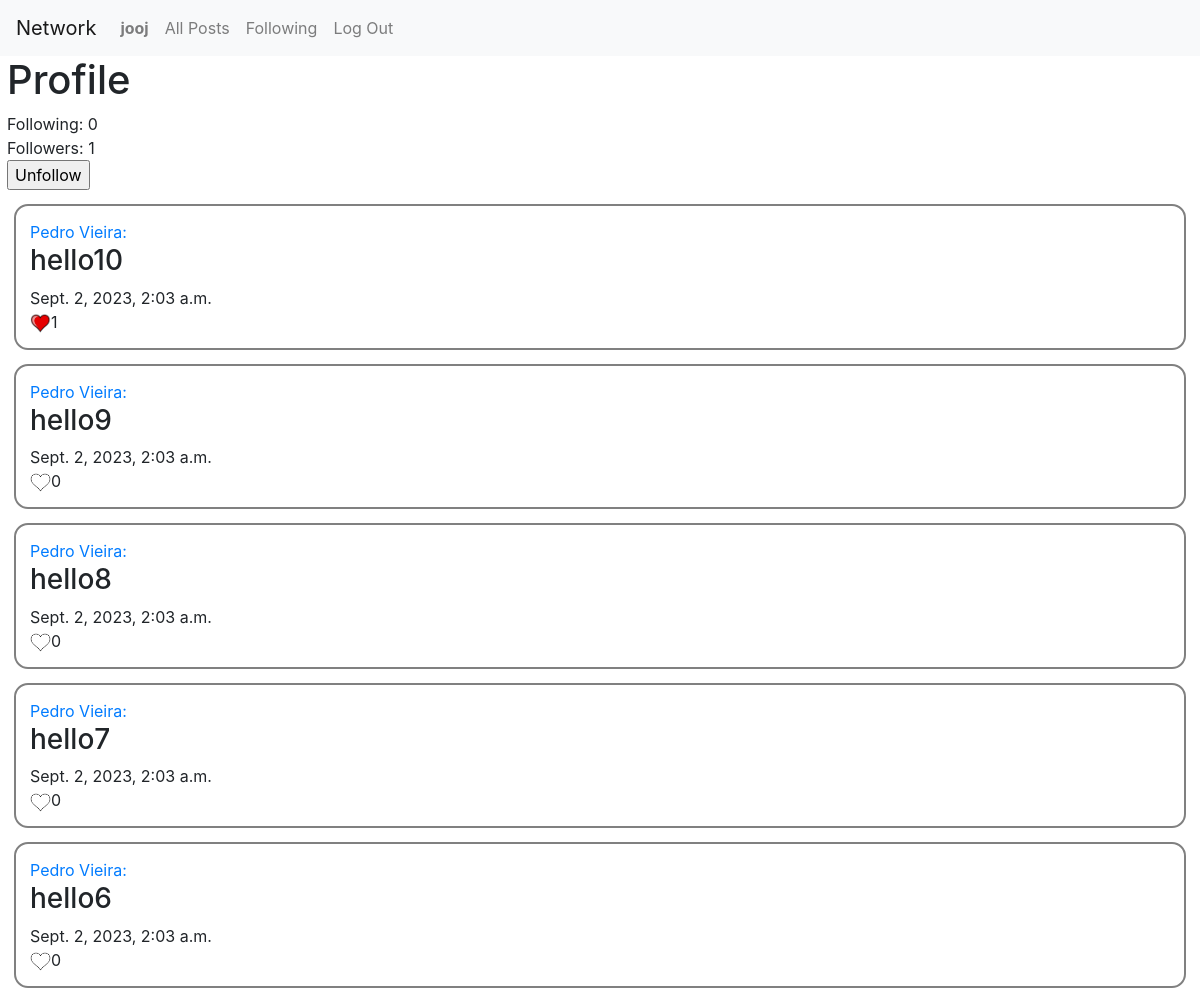
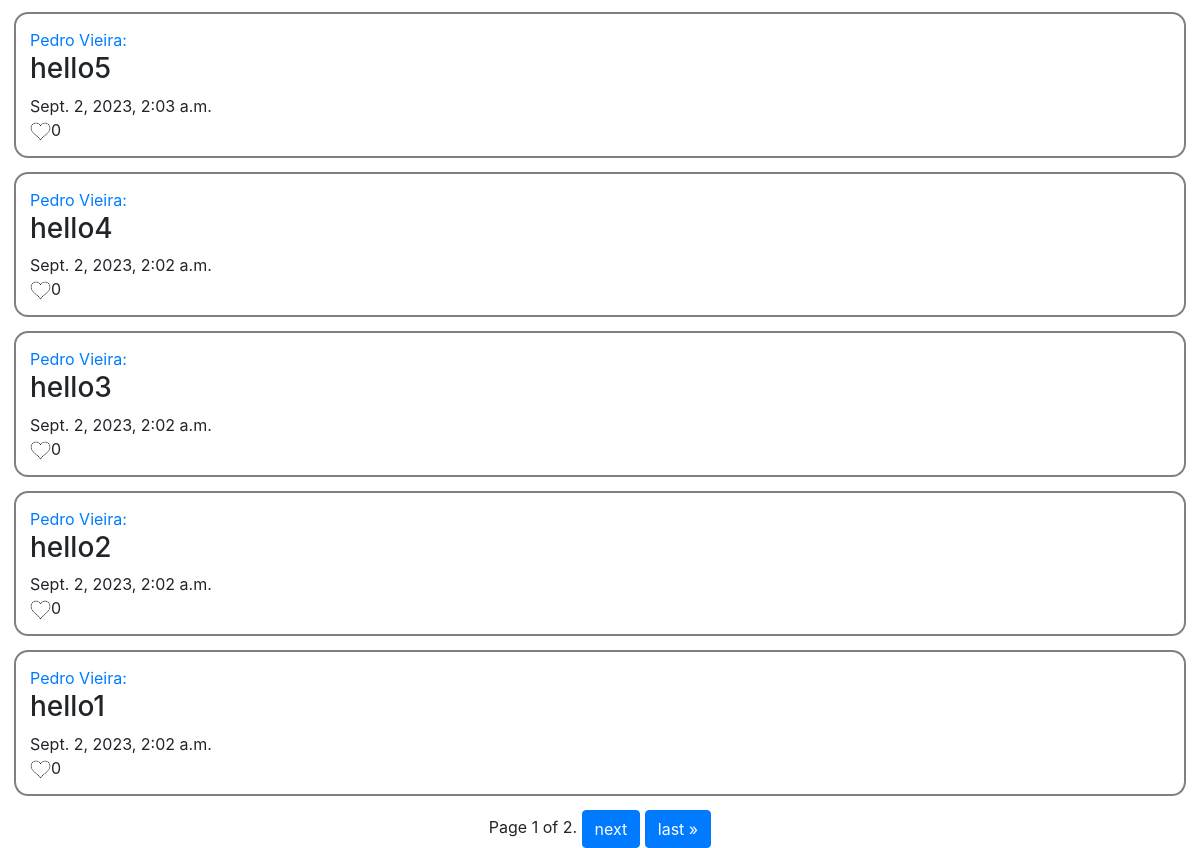
The app's page /profile/1 (signed in) with its own data (2 pictures, top to bottom).
### network/models.py (models this page shows)
class User(AbstractUser):
    following = models.ManyToManyField('self', blank=True, symmetrical=False)

class Post(models.Model):
    user = models.ForeignKey(User, on_delete=models.CASCADE, related_name="posts")
    text = models.CharField(max_length=999)
    date = models.DateTimeField(auto_now_add=True)
    likes = models.ManyToManyField(User, related_name='likes', blank=True, serialize=False)
    def serialize(self):
        return {
            "id": self.id,
            "user": self.user.id,
            "text": self.text,
            "date": self.date,
        }

### network/views.py (the view)
# urls.py: path("profile/<int:userId>", views.profile, name="profile"),
@login_required(login_url="login")
def profile(request, userId):
    print(f"followers: {User.objects.all().filter(following=User.objects.get(pk=userId))} ")
    print(f"following: {User.objects.get(pk=userId).following} ")
    posts = Post.objects.all().filter(user=User.objects.get(pk=userId)).order_by('-id')
    paginator = Paginator(posts, 10)
    page_number = request.GET.get('page')
    page_obj = paginator.get_page(page_number)
    return render(request, "network/profile.html", {
        "posts": page_obj,
        "profileUser": User.objects.get(pk=userId),
        "followers": User.objects.all().filter(following=User.objects.get(pk=userId))
    })

### network/templates/network/profile.html (shortened to what this page needs)
{% extends "network/layout.html" %}
{% load static %}
{% block body %}
    <div class="main">
    <h1 style="padding-left: 7px">Profile</h1>
    <p style="padding-left: 7px">Following: {{ profileUser.following.all|length }}</p>
    <p style="padding-left: 7px">Followers: {{ followers|length }}</p>
    {% if user.id != profileUser.id and user in followers %}
        <form action="{% url 'switch'  profileUser.id %}" method="post">
            <input style="margin-left: 7px" type="submit" value="Unfollow">
        </form>
    {% elif user.id != profileUser.id %}
        <form action="{% url 'switch' profileUser.id %}" method="post">
        {% csrf_token %}
            <input type="text"  name="following" hidden value= 'false'>
            <input style="margin-left: 7px" type="submit" value="Follow">
        </form>
    {% endif %}
    {% if posts %}
        {% for post in posts %}
            <div class ="post"  >
                <a href="/profile/{{ post.user.id }}"><p>{{ post.user }}: </p></a>
                <div id = {{ post.id }}>
                    <h3>{{ post.text }}</h3>
                </div>
                <p>{{ post.date }}</p>
                <div id="like-{{ post.id }}"><p><img
                         {% if user in post.likes.all %}
                             src="{% static 'imgs/yes.png' %}"
                        {% else %}
                             src="{% static 'imgs/no.png' %}"
                        {% endif %}
                        alt="like" id = "like-{{ post.id }}-img" class="like" onclick="like(event,{{ post.id }}, {{ post.likes.all|length }})">{{ post.likes.all|length }}</p>
                </div>
            </div>
        {% endfor %}
    {% else %}
        <p>No post in your profile yet </p>
    {% endif %}
    </div>
    <div class="pagination">
    <div>
    <span class="step-links">
        <span class="current">
            Page {{ posts.number }} of {{ posts.paginator.num_pages }}.
        </span>
        {% if posts.has_next %}
            <a href="?page={{ posts.next_page_number }}" class="btn btn-primary">next</a>
            <a href="?page={{ posts.paginator.num_pages }}" class="btn btn-primary">last &raquo;</a>
        {% endif %}
    </span>
    </div>
    </div>
{% endblock %}

### network/templates/network/layout.html (shortened to what this page needs)
{% load static %}
<!DOCTYPE html>
<html lang="en">
    <head>
        <link rel="stylesheet" href="https://stackpath.bootstrapcdn.com/bootstrap/4.4.1/css/bootstrap.min.css">
        <link href="{% static 'network/styles.css' %}" rel="stylesheet">
    </head>
    <body>
        <nav class="navbar navbar-expand-lg navbar-light bg-light">
            <a class="navbar-brand" href="#">Network</a>
            <div>
              <ul class="navbar-nav mr-auto">
                {% if user.is_authenticated %}
                    <li class="nav-item">
                        <a class="nav-link" href="{% url 'profile' user.id %}"><strong>{{ user.username }}</strong></a>
                    </li>
                {% endif %}
                <li class="nav-item">
                  <a class="nav-link" href="{% url 'index' %}">All Posts</a>
                </li>
                {% if user.is_authenticated %}
                    <li class="nav-item">
                        <a class="nav-link" href="{% url 'following' %}">Following</a>
                    </li>
                    <li class="nav-item">
                        <a class="nav-link" href="{% url 'logout' %}">Log Out</a>
                    </li>
                {% endif %}
              </ul>
            </div>
          </nav>
        <div class="body">
            {% block body %}
            {% endblock %}
        </div>
    </body>
</html>

### network/static/network/styles.css (style rules this page uses)
p { margin: 0; }
.post { margin: 14px; border: 2px solid gray; border-radius: 14px; padding: 14px; }
.like { width: 21px; }
.pagination { display: flex; justify-content: center; }
.main { min-height: 85vh; }

### records on screen
User: username "jooj"
User: following.all|length "0"
Post: user "Pedro Vieira", text "hello10", date "Sept. 2, 2023, 2:03 a.m.", shows a picture, likes.all|length "1"
Post: user "Pedro Vieira", text "hello9", date "Sept. 2, 2023, 2:03 a.m.", likes.all|length "0"
Post: user "Pedro Vieira", text "hello8", date "Sept. 2, 2023, 2:03 a.m.", likes.all|length "0"
Post: user "Pedro Vieira", text "hello7", date "Sept. 2, 2023, 2:03 a.m.", likes.all|length "0"
Post: user "Pedro Vieira", text "hello6", date "Sept. 2, 2023, 2:03 a.m.", likes.all|length "0"
Post: user "Pedro Vieira", text "hello5", date "Sept. 2, 2023, 2:03 a.m.", likes.all|length "0"
Post: user "Pedro Vieira", text "hello4", date "Sept. 2, 2023, 2:02 a.m.", likes.all|length "0"
Post: user "Pedro Vieira", text "hello3", date "Sept. 2, 2023, 2:02 a.m.", likes.all|length "0"
Post: user "Pedro Vieira", text "hello2", date "Sept. 2, 2023, 2:02 a.m.", likes.all|length "0"
Post: user "Pedro Vieira", text "hello1", date "Sept. 2, 2023, 2:02 a.m.", likes.all|length "0"

### other values on screen
{{ followers|length }} "1"
{{ posts.number }} "1"
{{ posts.paginator.num_pages }} "2"
